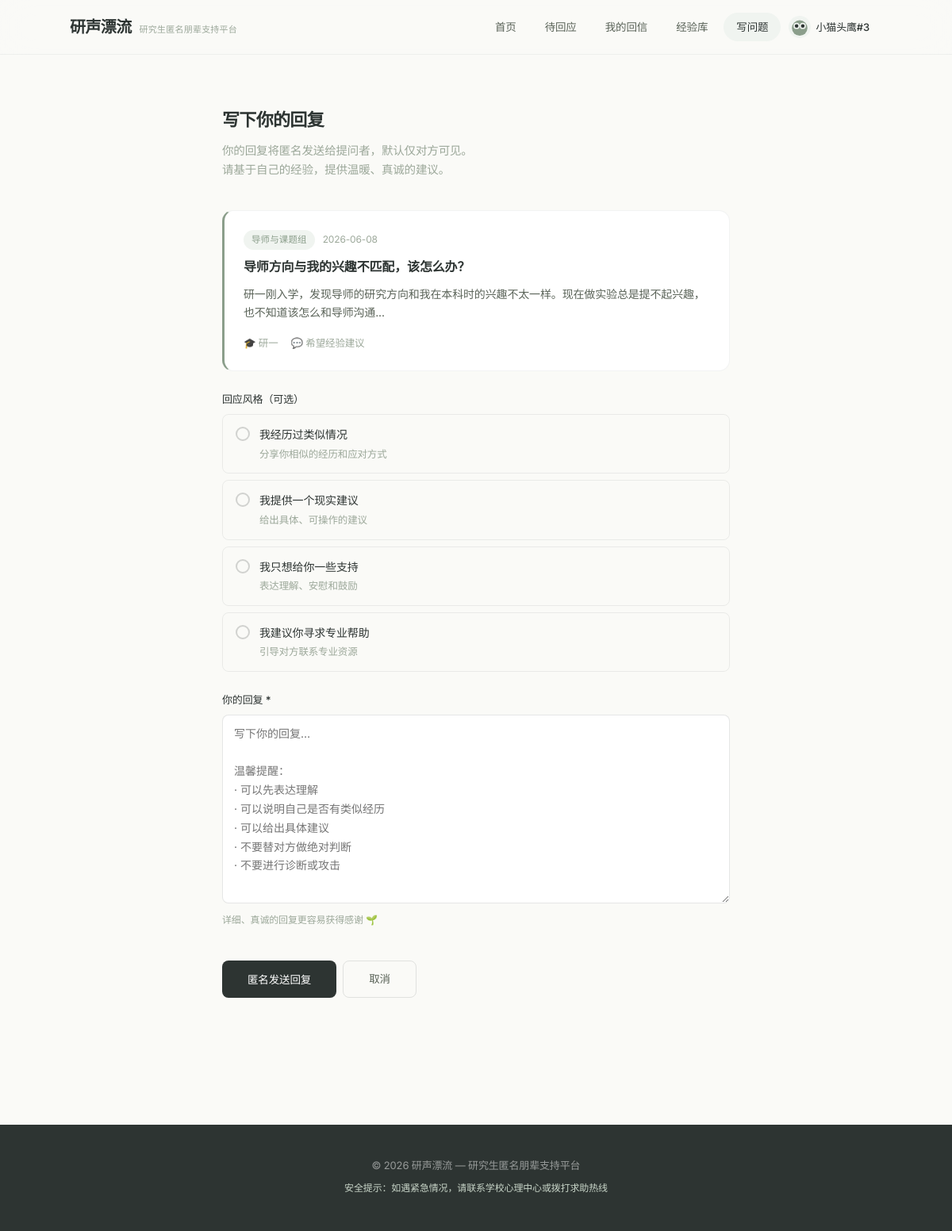
Page /question/1/reply (signed in) on the committed database.
### app/app.py (models this page shows)
class User(db.Model):
    id = db.Column(db.Integer, primary_key=True)
    anonymous_id = db.Column(db.String(50), unique=True, nullable=False)
    avatar_animal = db.Column(db.String(50), default='fox')
    avatar_color = db.Column(db.String(20), default='#8B9E8B')
    grade = db.Column(db.String(20))
    major_category = db.Column(db.String(50))
    interests = db.Column(db.Text)
    persona_tags = db.Column(db.Text)
    bio = db.Column(db.Text)
    created_at = db.Column(db.DateTime, default=lambda: datetime.now(timezone.utc))
    last_active = db.Column(db.DateTime, default=lambda: datetime.now(timezone.utc))
    questions = db.relationship('Question', backref='user', lazy=True)
    replies = db.relationship('Reply', backref='user', lazy=True)

class Question(db.Model):
    id = db.Column(db.Integer, primary_key=True)
    user_id = db.Column(db.Integer, db.ForeignKey('user.id'), nullable=False)
    title = db.Column(db.String(200), nullable=False)
    content = db.Column(db.Text, nullable=False)
    category = db.Column(db.String(50), nullable=False)
    subcategory = db.Column(db.String(50))
    grade = db.Column(db.String(20))
    response_type = db.Column(db.String(50))
    allow_public = db.Column(db.Boolean, default=False)
    is_risk = db.Column(db.Boolean, default=False)
    is_public = db.Column(db.Boolean, default=False)
    status = db.Column(db.String(20), default='open')
    created_at = db.Column(db.DateTime, default=lambda: datetime.now(timezone.utc))
    replies = db.relationship('Reply', backref='question', lazy=True, cascade='all, delete-orphan')
    target_persona = db.Column(db.Text)

### app/app.py (the view, shortened to what this page needs)
@app.route('/question/<int:question_id>/reply', methods=['GET', 'POST'])
def reply_to_question(question_id):
    user = require_user()
    if not user:
        return redirect(url_for('register'))
    question = Question.query.get_or_404(question_id)
    return render_template('create_reply.html', question=question, user=user)

### app/app.py (called while the page is built)
def get_display_name(user):
    if not user:
        return '匿名用户'
    name_map = {a[0]: a[1] for a in ANIMAL_AVATARS}
    animal_name = name_map.get(user.avatar_animal, '匿名')
    return f'{animal_name}#{user.id}'

def get_current_user():
    if 'user_id' not in session:
        return None
    user = db.session.get(User, session['user_id'])
    if user:
        user.last_active = datetime.now(timezone.utc)
        db.session.commit()
    return user

def require_user():
    return get_current_user()

@app.context_processor
def inject_user():
    user = get_current_user()
    return dict(current_user=user, get_display_name=get_display_name,
                get_animal_svg=get_animal_svg, ANIMAL_AVATARS=ANIMAL_AVATARS, COLOR_MAP=COLOR_MAP)

### app/templates/create_reply.html (shortened to what this page needs)
{% extends "base.html" %}
{% block content %}
<section style="padding: var(--space-2xl) 0;">
    <div style="max-width:640px; margin:0 auto;">
        <div class="page-header">
            <div class="section-title">写下你的回复</div>
            <p class="section-desc">
                你的回复将匿名发送给提问者，默认仅对方可见。<br>
                请基于自己的经验，提供温暖、真诚的建议。
            </p>
        </div>
        <div class="card" style="margin-bottom:var(--space-lg); border-left:3px solid var(--sage);">
            <div style="display:flex; align-items:center; gap:10px; margin-bottom:var(--space-sm);">
                <span class="tag tag-sage">{{ question.category }}</span>
                <span style="font-size:12px; color:var(--ink-muted);">{{ question.created_at.strftime('%Y-%m-%d') }}</span>
            </div>
            <div style="font-size:16px; font-weight:600; margin-bottom:var(--space-sm); color:var(--ink);">{{ question.title }}</div>
            <div style="font-size:14px; color:var(--ink-light); line-height:1.7; white-space:pre-wrap;">{{ question.content }}</div>
            <div style="display:flex; gap:var(--space-md); margin-top:var(--space-md); font-size:12.5px; color:var(--ink-muted);">
                {% if question.grade %}<span>🎓 {{ question.grade }}</span>{% endif %}
                {% if question.response_type %}<span>💬 希望{{ question.response_type }}</span>{% endif %}
            </div>
        </div>
        <form method="POST" action="{{ url_for('reply_to_question', question_id=question.id) }}">
            <div class="form-group">
                <label class="form-label">回应风格（可选）</label>
                <div class="option-grid">
                    <label class="option-item" onclick="selectOption(this)">
                        <div class="option-dot"></div>
                        <div>
                            <div class="option-label">我经历过类似情况</div>
                            <div class="option-desc">分享你相似的经历和应对方式</div>
                        </div>
                    </label>
                    <label class="option-item" onclick="selectOption(this)">
                        <div class="option-dot"></div>
                        <div>
                            <div class="option-label">我提供一个现实建议</div>
                            <div class="option-desc">给出具体、可操作的建议</div>
                        </div>
                    </label>
                    <label class="option-item" onclick="selectOption(this)">
                        <div class="option-dot"></div>
                        <div>
                            <div class="option-label">我只想给你一些支持</div>
                            <div class="option-desc">表达理解、安慰和鼓励</div>
                        </div>
                    </label>
                    <label class="option-item" onclick="selectOption(this)">
                        <div class="option-dot"></div>
                        <div>
                            <div class="option-label">我建议你寻求专业帮助</div>
                            <div class="option-desc">引导对方联系专业资源</div>
                        </div>
                    </label>
                </div>
            </div>
            <div class="form-group">
                <label class="form-label" for="content">你的回复 *</label>
                <textarea class="form-textarea" id="content" name="content" rows="9" required
                          placeholder="写下你的回复…&#10;&#10;温馨提醒：&#10;· 可以先表达理解&#10;· 可以说明自己是否有类似经历&#10;· 可以给出具体建议&#10;· 不要替对方做绝对判断&#10;· 不要进行诊断或攻击"></textarea>
                <p class="form-hint">详细、真诚的回复更容易获得感谢 🌱</p>
            </div>
            <div style="display:flex; gap:var(--space-sm); margin-top:var(--space-xl); flex-wrap:wrap;">
                <button type="submit" class="btn-primary" style="padding:11px 32px;">匿名发送回复</button>
                <a href="{{ url_for('pending_questions') }}" class="btn-secondary" style="padding:11px 32px; text-decoration:none;">取消</a>
            </div>
        </form>
    </div>
</section>
{% endblock %}

### app/templates/base.html (shortened to what this page needs)
<!DOCTYPE html>
<html lang="zh-CN">
<head>
    <link rel="stylesheet" href="{{ url_for('static', filename='css/style.css') }}">
</head>
<body>
<header class="header" id="header">
    <div class="container">
        <a href="{{ url_for('index') }}" style="text-decoration:none;">
            <div class="logo">
                <h1>研声漂流</h1>
                <p class="subtitle">研究生匿名朋辈支持平台</p>
            </div>
        </a>
        <nav class="nav" id="main-nav">
            <a href="{{ url_for('index') }}" class="nav-link" data-path="/">首页</a>
            <a href="{{ url_for('pending_questions') }}" class="nav-link" data-path="/questions/pending">待回应</a>
            <a href="{{ url_for('my_messages') }}" class="nav-link" data-path="/my/messages">我的回信</a>
            <a href="{{ url_for('experience_library') }}" class="nav-link" data-path="/experience">经验库</a>
            <div class="nav-right">
                {% if current_user %}
                <a href="{{ url_for('create_question') }}" class="nav-link nav-write-link" data-path="/questions/create">写问题</a>
                <div class="nav-user">
                    <a href="{{ url_for('profile') }}" class="nav-user-link">
                        <span class="nav-avatar">
                            {{ get_animal_svg(current_user.avatar_animal, 26) | safe if get_animal_svg else '' }}
                        </span>
                        <span class="nav-username">{{ get_display_name(current_user) }}</span>
                    </a>
                </div>
                {% else %}
                <a href="{{ url_for('create_question') }}" class="nav-link nav-write-link" data-path="/questions/create">写问题</a>
                <a href="{{ url_for('login') }}" class="nav-link" data-path="/login">登录</a>
                <a href="{{ url_for('register') }}" class="nav-link nav-register-link" data-path="/register">注册</a>
                {% endif %}
            </div>
        </nav>
    </div>
</header>
<main class="main">
    <div class="container">
        {% block content %}{% endblock %}
    </div>
</main>
<footer class="footer">
    <div class="container">
        <p>© 2026 研声漂流 — 研究生匿名朋辈支持平台</p>
        <p class="safety-notice">安全提示：如遇紧急情况，请联系学校心理中心或拨打求助热线</p>
    </div>
</footer>
</body>
</html>

### rows in the picture
User: avatar_animal+id "小猫头鹰#3"
Question: category "导师与课题组", created_at "2026-06-08", title "导师方向与我的兴趣不匹配，该怎么办？", content "研一刚入学，发现导师的研究方向和我在本科时的兴趣不太一样。现在做实验总是提不起兴趣，也不知道该怎么和导师沟通...", grade "研一", response_type "经验建议"
